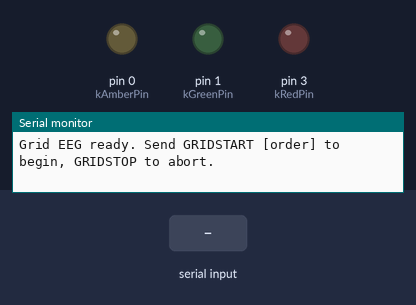
A sketch run on a simulated Teensy 4. On the bench: output pins drawn as LEDs (lit = HIGH), the last lines printed to the serial monitor. The test bench sets the inputs (shaded band). Pins used as bus, display or sensor lines are not drawn.

Above: at 1.2 s.
1.3 s: "GRIDSTART 1\n" received over Serial
At 2.5 s:
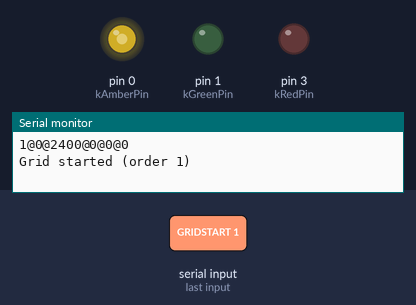
5.8 s: "GRIDSTOP 1\n" received over Serial
Timing chart, 0 to 40.4 s (numbered marks = the images above; inputs shaded):
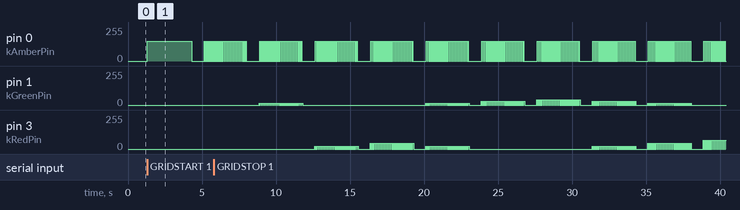

The sketch:

gridEEG.ino
```cpp
#include "settings.h"
#include "flicker.h"
#include "trial.h"
#include "serial_commands.h"

// Grid (EEG) experiment firmware. Presents a grid of red/green stimuli,
// flickered out of phase with amber at the configured frequency, pulsing the
// trigger pin for EEG synchronization. No knobs or button: the sequence is
// presented automatically. See docs/grid-configure.md for the command set.
void setup() {
  serialCommandsInit();
  settingsInit();
  flickerInit();
  trialInit();
}

void loop() {
  serialCommandsPoll();
  trialPoll();
}
```

dataframe.cpp
```cpp
#include <Arduino.h>

#include "dataframe.h"

void sendDataFrame(int triggerCue, int stimNumber, int amberValue,
                   int redValue, int greenValue, int phase) {
  Serial.print(triggerCue);
  Serial.print('@');
  Serial.print(stimNumber);
  Serial.print('@');
  Serial.print(amberValue);
  Serial.print('@');
  Serial.print(redValue);
  Serial.print('@');
  Serial.print(greenValue);
  Serial.print('@');
  Serial.println(phase);
}
```

dataframe.h
```cpp
#pragma once

// Serial log frame, parser-compatible with the behavioral firmware's 6-field
// "@"-separated format, with grid meanings:
//   TriggerCue@StimNumber@Amber@Red@Green@Phase
// TriggerCue is the EEG trigger pin state (1 during a trial, 0 in the gap).
// StimNumber is the grid stimulus index (1..kNumStims), or 0 for a baseline.
// Phase: 0 = baseline, 1 = grid stimulus, 2 = intertrial.
constexpr int kPhaseBaseline   = 0;
constexpr int kPhaseStimulus   = 1;
constexpr int kPhaseIntertrial = 2;

void sendDataFrame(int triggerCue, int stimNumber, int amberValue,
                   int redValue, int greenValue, int phase);
```

flicker.cpp
```cpp
#include <Arduino.h>
#include <IntervalTimer.h>

#include "flicker.h"
#include "config.h"
#include "pins.h"
#include "settings.h"

namespace {

// A single timer governs both phases of the cycle, so RED+GREEN and AMBER are
// always strictly out of phase with each other.
IntervalTimer flickerTimer;

volatile int currentAmber = 0;
volatile int currentRed   = 0;
volatile int currentGreen = 0;

volatile bool redGreenPhase = false;
bool flickering             = false;

void flickerISR() {
  redGreenPhase = !redGreenPhase;

  if (redGreenPhase) {
    analogWrite(kRedPin, currentRed);
    analogWrite(kGreenPin, currentGreen);
    analogWrite(kAmberPin, 0);
  } else {
    analogWrite(kRedPin, 0);
    analogWrite(kGreenPin, 0);
    analogWrite(kAmberPin, currentAmber);
  }
}

void stopTimer() {
  if (flickering) {
    flickerTimer.end();
    flickering = false;
  }
}

}  // namespace

void flickerInit() {
  pinMode(kAmberPin, OUTPUT);
  pinMode(kRedPin, OUTPUT);
  pinMode(kGreenPin, OUTPUT);
  pinMode(kTriggerPin, OUTPUT);
  analogWriteResolution(kPwmResolutionBits);
}

void flickerStartStimulus(int redValue, int greenValue, int amberValue) {
  stopTimer();
  currentRed    = redValue;
  currentGreen  = greenValue;
  currentAmber  = amberValue;
  redGreenPhase = false;

  unsigned int frequencyHz = settingsFlickerFrequencyHz();
  if (frequencyHz == 0) {
    // No flicker: show all three channels at once, continuously.
    analogWrite(kRedPin, currentRed);
    analogWrite(kGreenPin, currentGreen);
    analogWrite(kAmberPin, currentAmber);
    return;
  }

  unsigned long halfPeriodUs = 1000000UL / (2 * frequencyHz);
  flickering = true;
  flickerTimer.begin(flickerISR, halfPeriodUs);
}

void flickerSteadyAmber(int amberValue) {
  stopTimer();
  currentRed   = 0;
  currentGreen = 0;
  currentAmber = amberValue;
  analogWrite(kRedPin, 0);
  analogWrite(kGreenPin, 0);
  analogWrite(kAmberPin, amberValue);
}

void flickerOff() {
  stopTimer();
  currentAmber = currentRed = currentGreen = 0;
  analogWrite(kRedPin, 0);
  analogWrite(kGreenPin, 0);
  analogWrite(kAmberPin, 0);
}
```

flicker.h
```cpp
#pragma once

// Drives the amber/red/green LEDs with a single hardware timer, so RED+GREEN
// and AMBER are always strictly out of phase (no half-period where both or
// neither are lit). Frequency comes from settings (0 Hz = no flicker, all
// three channels shown continuously).
void flickerInit();

// Grid stimulus: alternate the red+green combination against amber.
void flickerStartStimulus(int redValue, int greenValue, int amberValue);

// Baseline trial: steady amber on, red/green off, no alternation.
void flickerSteadyAmber(int amberValue);

// Intertrial / idle: all three channels off, timer stopped.
void flickerOff();
```

sequence.cpp
```cpp
#include "sequence.h"
#include "config.h"

namespace {

int redValues[kNumStims];
int greenValues[kNumStims];

int coordinates[kNumStims][2];  // base diagonal traversal, 1-based (x, y)
int oriented[kNumStims][2];     // after applying the start-corner flip

int imin(int a, int b) { return a < b ? a : b; }

// Walk the kNumSteps x kNumSteps grid one anti-diagonal at a time, alternating
// direction along each diagonal (a boustrophedon order), starting from (1, 1).
void buildDiagonalOrder() {
  int count = 0;
  int d = 2;  // diagonal index (x + y)
  while (count < kNumStims) {
    if (d % 2 == 1) {
      for (int x = 1; x <= imin(d - 1, kNumSteps); x++) {
        int y = d - x;
        if (y > 0 && y <= kNumSteps) {
          coordinates[count][0] = x;
          coordinates[count][1] = y;
          count++;
        }
        if (count >= kNumStims) break;
      }
    } else {
      for (int y = 1; y <= imin(d - 1, kNumSteps); y++) {
        int x = d - y;
        if (x > 0 && x <= kNumSteps) {
          coordinates[count][0] = x;
          coordinates[count][1] = y;
          count++;
        }
        if (count >= kNumStims) break;
      }
    }
    d++;
  }
}

// Flip X and/or Y so the traversal starts from the requested corner.
void applyOrder(int order) {
  for (int i = 0; i < kNumStims; i++) {
    int x = coordinates[i][0];
    int y = coordinates[i][1];
    switch (order) {
      case 2: y = kNumSteps + 1 - y; break;
      case 3: x = kNumSteps + 1 - x; break;
      case 4: x = kNumSteps + 1 - x; y = kNumSteps + 1 - y; break;
      case 1:
      default: break;
    }
    oriented[i][0] = x;
    oriented[i][1] = y;
  }
}

// Linearly spaced value: minValue at stepIndex 0, maxValue at kNumSteps-1.
int linspace(int minValue, int maxValue, int stepIndex) {
  return minValue + (long)(maxValue - minValue) * stepIndex / (kNumSteps - 1);
}

}  // namespace

void sequenceBuild(int order, int minRed, int maxRed, int minGreen, int maxGreen) {
  buildDiagonalOrder();
  applyOrder(order);
  for (int i = 0; i < kNumStims; i++) {
    redValues[i]   = linspace(minRed, maxRed, oriented[i][0] - 1);
    greenValues[i] = linspace(minGreen, maxGreen, oriented[i][1] - 1);
  }
}

int sequenceCount() { return kNumStims; }
int sequenceRed(int index) { return redValues[index]; }
int sequenceGreen(int index) { return greenValues[index]; }
```

sequence.h
```cpp
#pragma once

// Builds the grid stimulus sequence: kNumStims (= kNumSteps^2) red/green
// combinations, linearly spaced over [minRed,maxRed] / [minGreen,maxGreen],
// visited in a diagonal traversal whose start corner is set by `order`:
//   1 -> (minRed, minGreen)   2 -> (minRed, maxGreen)
//   3 -> (maxRed, minGreen)   4 -> (maxRed, maxGreen)
// Call sequenceBuild() once before reading entries.
void sequenceBuild(int order, int minRed, int maxRed, int minGreen, int maxGreen);

int sequenceCount();
int sequenceRed(int index);
int sequenceGreen(int index);
```

serial_commands.cpp
```cpp
#include <Arduino.h>

#include "serial_commands.h"
#include "config.h"
#include "trial.h"
#include "settings.h"

namespace {

// One assignment: "<name> <value>", e.g. "trialLengthMs 2500".
void applySetting(const String& assignment) {
  int separator = assignment.indexOf(' ');
  if (separator < 0) {
    Serial.println("SET requires a name and a value: " + assignment);
    return;
  }

  String name = assignment.substring(0, separator);
  long value  = assignment.substring(separator + 1).toInt();

  if (settingsTrySet(name, value)) {
    Serial.println("OK " + name + "=" + String(value));
  } else if (settingsMode() != Mode::Advanced) {
    Serial.println("SET requires MODE ADVANCED");
  } else {
    Serial.println("Unknown setting: " + name);
  }
}

// "<name> <value>[, <name> <value>...]".
void handleSetCommand(const String& args) {
  int start = 0;
  while (start < (int)args.length()) {
    int comma = args.indexOf(',', start);
    String assignment = (comma < 0) ? args.substring(start) : args.substring(start, comma);
    assignment.trim();
    if (assignment.length() > 0) {
      applySetting(assignment);
    }
    if (comma < 0) {
      break;
    }
    start = comma + 1;
  }
}

void printCurrentSettings() {
  Serial.println(
      "mode=" + String(settingsMode() == Mode::Advanced ? "ADVANCED" : "DEFAULT") +
      " flickerFrequencyHz=" + String(settingsFlickerFrequencyHz()) +
      " amberValue=" + String(settingsAmberValue()) +
      " minRed=" + String(settingsMinRed()) +
      " maxRed=" + String(settingsMaxRed()) +
      " minGreen=" + String(settingsMinGreen()) +
      " maxGreen=" + String(settingsMaxGreen()) +
      " trialLengthMs=" + String(settingsTrialLengthMs()) +
      " interTrialWaitMs=" + String(settingsInterTrialWaitMs()) +
      " baselinesStart=" + String(settingsBaselinesStart()) +
      " baselinesEnd=" + String(settingsBaselinesEnd()) +
      " order=" + String(settingsOrder()));
}

void handleGridStart(const String& command) {
  if (trialIsActive()) {
    Serial.println("Grid already running");
    return;
  }
  // Optional order argument after "GRIDSTART"; falls back to the order setting.
  int order = settingsOrder();
  String arg = command.substring(9);
  arg.trim();
  if (arg.length() > 0) {
    order = arg.toInt();
  }
  trialStart(order);
  Serial.println("Grid started (order " + String(constrain(order, 1, 4)) + ")");
}

}  // namespace

void serialCommandsInit() {
  Serial.begin(kSerialBaud);
  while (!Serial) {
    // wait for the host to open the serial connection
  }
  Serial.println("Grid EEG ready. Send GRIDSTART [order] to begin, GRIDSTOP to abort.");
}

void serialCommandsPoll() {
  if (Serial.available() <= 0) {
    return;
  }

  String command = Serial.readStringUntil('\n');
  command.trim();

  if (command == "GRIDSTART" || command.startsWith("GRIDSTART ")) {
    handleGridStart(command);
  } else if (command == "GRIDSTOP") {
    if (trialIsActive()) {
      trialStop();
      Serial.println("Grid stopped");
    }
  } else if (command == "MODE DEFAULT") {
    settingsSetMode(Mode::Default);
    Serial.println("Mode: default");
  } else if (command == "MODE ADVANCED") {
    settingsSetMode(Mode::Advanced);
    Serial.println("Mode: advanced");
  } else if (command.startsWith("SET ")) {
    handleSetCommand(command.substring(4));
  } else if (command == "GET") {
    printCurrentSettings();
  } else {
    Serial.println("Unknown command");
  }
}
```

serial_commands.h
```cpp
#pragma once

// Reads grid control commands from Serial and dispatches them.
void serialCommandsInit();
void serialCommandsPoll();
```

trial.cpp
```cpp
#include <Arduino.h>

#include "trial.h"
#include "config.h"
#include "pins.h"
#include "flicker.h"
#include "sequence.h"
#include "settings.h"
#include "dataframe.h"

namespace {

enum class State { Idle, Active, Intertrial };

State state = State::Idle;
int trialIndex = 0;             // 0 .. totalTrials-1
int totalTrials = 0;
int runBaselinesStart = 0;      // snapshot at start, so the schedule is stable
unsigned long phaseStartMs = 0;

bool isBaseline(int t) {
  return t < runBaselinesStart || t >= runBaselinesStart + kNumStims;
}

int gridIndexOf(int t) {
  return t - runBaselinesStart;
}

void beginActive(int t) {
  state = State::Active;
  phaseStartMs = millis();
  digitalWrite(kTriggerPin, HIGH);

  if (isBaseline(t)) {
    flickerSteadyAmber(settingsAmberValue());
    sendDataFrame(1, 0, settingsAmberValue(), 0, 0, kPhaseBaseline);
  } else {
    int i = gridIndexOf(t);
    int red   = sequenceRed(i);
    int green = sequenceGreen(i);
    flickerStartStimulus(red, green, settingsAmberValue());
    sendDataFrame(1, i + 1, settingsAmberValue(), red, green, kPhaseStimulus);
  }
}

void beginIntertrial(int t) {
  state = State::Intertrial;
  phaseStartMs = millis();
  digitalWrite(kTriggerPin, LOW);
  flickerOff();
  int stim = isBaseline(t) ? 0 : gridIndexOf(t) + 1;
  sendDataFrame(0, stim, 0, 0, 0, kPhaseIntertrial);
}

}  // namespace

void trialInit() {
  digitalWrite(kTriggerPin, LOW);
}

void trialStart(int order) {
  runBaselinesStart = settingsBaselinesStart();
  totalTrials = runBaselinesStart + kNumStims + settingsBaselinesEnd();
  sequenceBuild(constrain(order, 1, 4),
                settingsMinRed(), settingsMaxRed(),
                settingsMinGreen(), settingsMaxGreen());
  trialIndex = 0;
  beginActive(trialIndex);
}

void trialStop() {
  state = State::Idle;
  digitalWrite(kTriggerPin, LOW);
  flickerOff();
}

bool trialIsActive() {
  return state != State::Idle;
}

void trialPoll() {
  if (state == State::Active) {
    if (millis() - phaseStartMs >= settingsTrialLengthMs()) {
      beginIntertrial(trialIndex);
    }
  } else if (state == State::Intertrial) {
    if (millis() - phaseStartMs >= settingsInterTrialWaitMs()) {
      trialIndex++;
      if (trialIndex >= totalTrials) {
        trialStop();
        Serial.println("GRID DONE");
      } else {
        beginActive(trialIndex);
      }
    }
  }
}
```

trial.h
```cpp
#pragma once

// Owns the grid presentation as a non-blocking state machine: baselinesStart
// amber-only trials, the kNumStims grid stimuli, then baselinesEnd amber-only
// trials. Each trial is an active phase (trigger HIGH, flicker/steady amber)
// followed by an intertrial wait (trigger LOW, all off). trialPoll() advances
// it on millis(); the run ends automatically after the last trial or on a
// GRIDSTOP.
void trialInit();
void trialStart(int order);  // start corner 1-4 (clamped)
void trialStop();
bool trialIsActive();
void trialPoll();
```

config.h
```cpp
#pragma once

// Default values for the runtime-configurable grid settings (see settings.h).
// Flicker: amber and the red+green combination alternate as strictly
// out-of-phase square waves at the same frequency, 50% duty cycle.
constexpr unsigned int kFlickerFrequencyHz = 10;
constexpr unsigned int kAmberValue         = 2400;
constexpr unsigned int kMinRed             = 0;
constexpr unsigned int kMaxRed             = 3200;
constexpr unsigned int kMinGreen           = 0;
constexpr unsigned int kMaxGreen           = 2000;

// Each grid stimulus is shown for kTrialLengthMs, separated by
// kInterTrialWaitMs. kBaselinesStart amber-only trials run before the grid
// and kBaselinesEnd after it.
constexpr unsigned int kTrialLengthMs    = 3000;
constexpr unsigned int kInterTrialWaitMs = 750;
constexpr unsigned int kBaselinesStart   = 1;
constexpr unsigned int kBaselinesEnd     = 1;

// Traversal start corner, 1-4 (see sequence.h). Used when GRIDSTART is sent
// without an explicit order argument.
constexpr unsigned int kOrder = 1;

constexpr unsigned long kSerialBaud = 38400;
constexpr int kPwmResolutionBits = 12;

// Grid resolution: kNumSteps x kNumSteps stimuli. Compile-time because the
// sequence arrays are statically sized.
constexpr int kNumSteps = 10;
constexpr int kNumStims = kNumSteps * kNumSteps;
```

pins.h
```cpp
#pragma once

// Pin assignments are fixed by the custom PCB (shared with the behavioral
// firmware). The grid experiment drives the three LEDs and the EEG trigger
// only; the button and analog-knob inputs on the board are unused here.
constexpr int kAmberPin   = 0;
constexpr int kRedPin     = 3;
constexpr int kGreenPin   = 1;
constexpr int kTriggerPin = 13; // pulsed HIGH for the duration of every trial
```

settings.cpp
```cpp
#include "settings.h"
#include "config.h"

namespace {

Mode currentMode = Mode::Default;

unsigned int flickerFrequencyHz = kFlickerFrequencyHz;
unsigned int amberValue         = kAmberValue;
unsigned int minRed             = kMinRed;
unsigned int maxRed             = kMaxRed;
unsigned int minGreen           = kMinGreen;
unsigned int maxGreen           = kMaxGreen;
unsigned int trialLengthMs      = kTrialLengthMs;
unsigned int interTrialWaitMs   = kInterTrialWaitMs;
unsigned int baselinesStart     = kBaselinesStart;
unsigned int baselinesEnd       = kBaselinesEnd;
unsigned int order              = kOrder;

void resetToDefaults() {
  flickerFrequencyHz = kFlickerFrequencyHz;
  amberValue         = kAmberValue;
  minRed             = kMinRed;
  maxRed             = kMaxRed;
  minGreen           = kMinGreen;
  maxGreen           = kMaxGreen;
  trialLengthMs      = kTrialLengthMs;
  interTrialWaitMs   = kInterTrialWaitMs;
  baselinesStart     = kBaselinesStart;
  baselinesEnd       = kBaselinesEnd;
  order              = kOrder;
}

}  // namespace

void settingsInit() {
  currentMode = Mode::Default;
  resetToDefaults();
}

Mode settingsMode() {
  return currentMode;
}

void settingsSetMode(Mode mode) {
  currentMode = mode;
  if (mode == Mode::Default) {
    resetToDefaults();
  }
}

bool settingsTrySet(const String& name, long value) {
  if (currentMode != Mode::Advanced) {
    return false;
  }
  if (name == "flickerFrequencyHz") {
    flickerFrequencyHz = value;
  } else if (name == "amberValue") {
    amberValue = value;
  } else if (name == "minRed") {
    minRed = value;
  } else if (name == "maxRed") {
    maxRed = value;
  } else if (name == "minGreen") {
    minGreen = value;
  } else if (name == "maxGreen") {
    maxGreen = value;
  } else if (name == "trialLengthMs") {
    trialLengthMs = value;
  } else if (name == "interTrialWaitMs") {
    interTrialWaitMs = value;
  } else if (name == "baselinesStart") {
    baselinesStart = value;
  } else if (name == "baselinesEnd") {
    baselinesEnd = value;
  } else if (name == "order") {
    order = constrain(value, 1, 4);
  } else {
    return false;
  }
  return true;
}

unsigned int settingsFlickerFrequencyHz() { return flickerFrequencyHz; }
unsigned int settingsAmberValue()         { return amberValue; }
unsigned int settingsMinRed()             { return minRed; }
unsigned int settingsMaxRed()             { return maxRed; }
unsigned int settingsMinGreen()           { return minGreen; }
unsigned int settingsMaxGreen()           { return maxGreen; }
unsigned int settingsTrialLengthMs()      { return trialLengthMs; }
unsigned int settingsInterTrialWaitMs()   { return interTrialWaitMs; }
unsigned int settingsBaselinesStart()     { return baselinesStart; }
unsigned int settingsBaselinesEnd()       { return baselinesEnd; }
unsigned int settingsOrder()              { return order; }
```

Source omitted: settings.h (915 bytes)

Measured:
- after the input at 1.3 s, pin 0 (kAmberPin): goes 149/255 3.0 s, 0/255 0.85 s, 6 × (149/255 0.05 s, 0/255 0.05 s), then 149/255, starting at once
